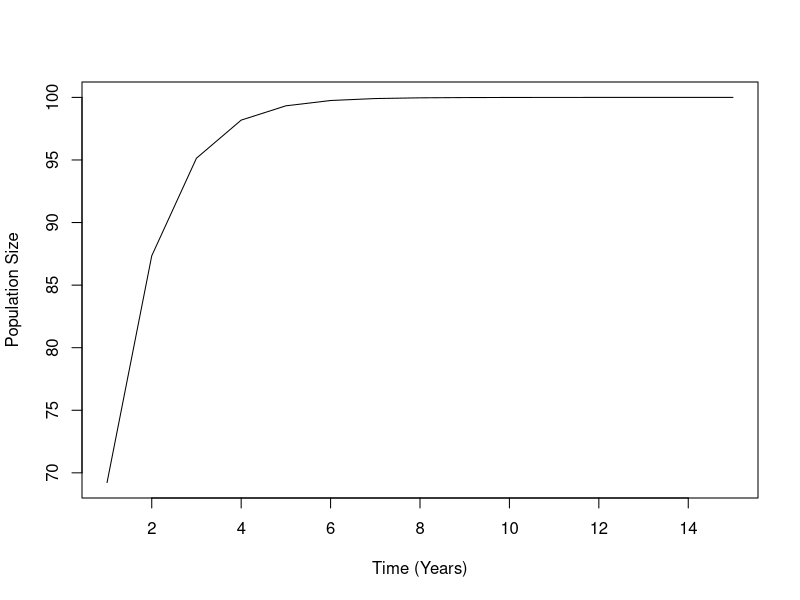
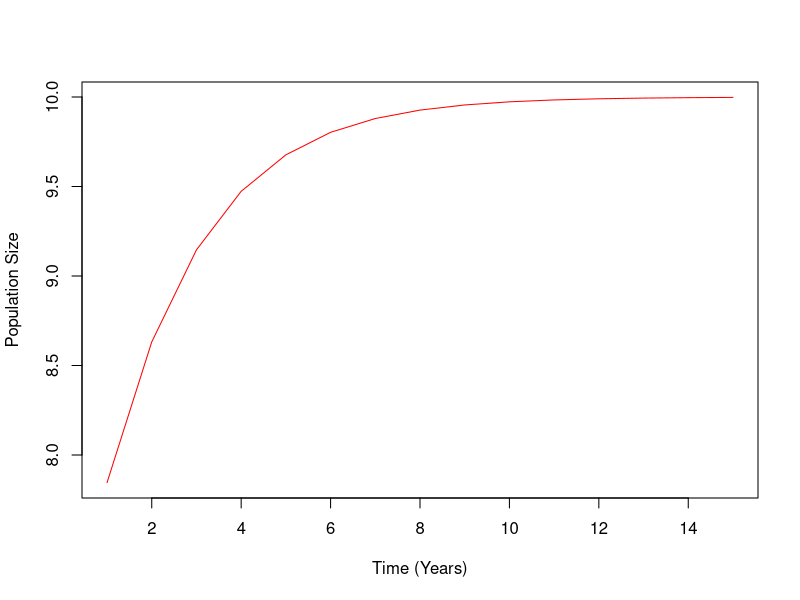
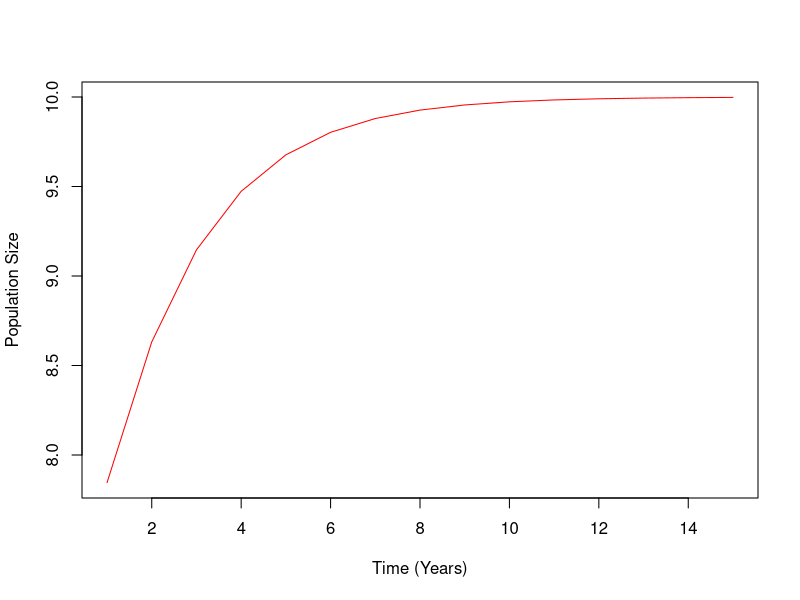
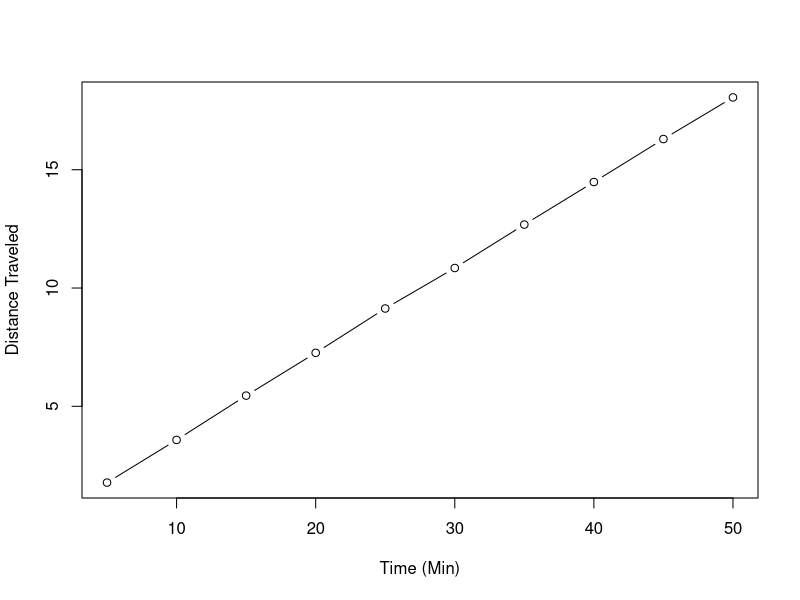

R code for these plots, in order:

## 1. Write a loop that prints out the numbers from 20 to 10
for(i in 20:10){
  print(i)
}
## 2. Write a loop that print out only the numbers from 20 to 10 that are even
num = 1:20
num = num[num%%2==0]
for(i in num){
  print(i)
}
## OR
num = 1:20
for(i in num){
  if(i%%2==0) print(i)
}
## 3. Write a function that calculates whether a number is a prime number (hint: what does 2 %% 3 give you?)

prime <- function(x){
  if (x == 2) {
    TRUE
  } else if (any(x %% 2:(x-1) == 0)) {
    FALSE
  } else { 
    TRUE
    }
}

## 4. Write a loop that prints out the numbers from 1 to 20, printing “Good: NUMBER” if the number is
## divisible by five and “Job: NUMBER” if then number is prime, and nothing otherwise.

num = 1:20
for(i in num){
  if(i%%5==0)  
    print(paste(i,'Good: NUMBER'))
 else if (i == 2) 
  print(paste(i,'Job: NUMBER'))
 else if (any(i %% 2:(i-1) == 0 )) 
  print(paste(i,'Nothing'))
 else  
  print(paste(i,'Job: NUMBER'))
}

# 5. A biologist is modelling population growth using a Gompertz curve, which is defined as y(t) = a.e−b.e−c.t
# where y is population size, t is time, a and b are parameters, and e is the exponential function. Write
# them a function that calculates population size at any time for any values of its parameters.

gz <- function(t, a, b, c){
  y <- (a*exp(-b*exp(-c*t)))
    return(y)
}
gz(15, 100, 1, 1) 


# 6. The biologist likes your function so much they want you to write another function that plots the progress
# of the population over a given length of time. Write it for them.

gz <- function(t, a, b, c){
  y <- (a*exp(-b*exp(-c*t)))
  p <- plot(y~t, xlab = 'Time (Years)', ylab= 'Population Size', type='l')
 return(paste(y,t))
}
gz(1:15, 100, 1, 1)


# 7. The biologist has fallen in love with your plotting function, but want to colour y values above a as blue,
# and y values above b as red. Change your function to allow that.

gz <- function(t, a, b, c){
  y <- (a*exp(-b*exp(-c*t)))
  p <- plot(y~t, xlab = 'Time (Years)', ylab= 'Population Size', type='l', col= ifelse(y > a, 'blue','red'))
  return(paste(y,t))
}
gz(1:15, 10, .4, .5)

# 8. You are beginning to suspect the biologist is taking advantage of you. Modify your function to plot in
# purple any y value that’s above a and b. Hint: try putting 3==3 & 2==2 and 3==4 | 2==2 into an if
# statement and see what you get. Using this construction may make this simpler.

gz <- function(t, a, b, c){
  y <- (a*exp(-b*exp(-c*t)))
  p <- plot(y~t, xlab = 'Time (Years)', ylab= 'Population Size', type='l', col= ifelse(y > a & y > b, 'purple','red'))
  return(paste(y,t))
}
gz(1:15, 10, .4, .5)

# 9. Write a function that draws boxes of a specified width and height that look like this (height 3, width 5):
#   *****
#   *   *
#   *****

box1 <- function(y, x){
  w1 <- (rep("*", x))
  cat(w1, '\n', sep='')
  cnt <- 0
  repeat{
  cat('*',(rep('',x-3)),'*','\n')
  cnt <- cnt+1
  if(cnt > y-3){
    break
  }
}
  w2 <- (rep('*',x))
  cat(w2, sep='')
}
box1(3,5)

#   10. Modify your box function to put text centered inside the box, like this:
#   *************
#   *           *
#   * some text *
#   *           *
#   *************

box2 <- function(y, x, z){
  z <- z
  a <- nchar(z)
  f <- round(((x-a-4))/2, digits = 0)
  w1 <- (rep("*", x))
  cat(w1, '\n', sep='')
  cnt <- 0
  repeat{
    cat('*',(rep('',x-3)),'*','\n')
    cnt <- cnt+1
    if(cnt > y-3){
      break
    }
  }
  cat('*',rep('', f), z, rep('', f), "*",'\n')
    cnt <- 0
  repeat{
    cat('*',(rep('',x-3)),'*','\n')
    cnt <- cnt+1
    if(cnt > y-3){
      break
    }
  }
  w2 <- (rep('*',x))
  cat(w2, sep='')
}
box2(3,15,'some text')


#   11. Modify your box function to build boxes of arbitrary text, taking dimensions specified in terms of
# dimensions, not the text. For example, box("t", 3, 9, "hey") might produce:

box3 <- function(t, y, x, z){
  z <- z
  a <- nchar(z)
  f <- round(((x-1-(a/2))/2), digits = 0)
  w1 <- (rep(t, x))
  cat(w1, '\n', sep='')
  cnt <- 0
  repeat{
    cat(t,(rep(' ',x)),t,'\n')
    cnt <- cnt+1
    if(cnt > y-3){
      break
    }
  }
  cat(t,rep(' ', (x/2)-3), z, rep(' ', (x/2)-2), t,'\n')
  cnt <- 0
  repeat{
    cat(t,(rep(' ',x)),t,'\n')
    cnt <- cnt+1
    if(cnt > y-3){
      break
    }
  }
  w2 <- (rep(t,x))
  cat(w2, sep='')
}
box3('wdp',3,8,'some text')

# 12. In ecology, hurdle models are often used to model the abundance of species found on surveys. They
# first model the probability that a species will be present at a site (drawn, for example, from a Bernoulli
# distribution) and then model the abundance for any species that is present (drawn, for example, from
# probability of presence (p) and that its abundance is drawn from a Poisson with a given λ. Hint: there is
# no Bernoulli distribution in R, but the Bernoulli is a special case of what distribution?...

# bernoulli, binomial, same thing right?
# p = probability for binomial
# n = # of random values to output
# lam = Given parameter for Poisson distribution
hurdle <- function(p, n, lam){
  if(rbinom(1, 1, p) == 1){ # species presence based on binomial with given probability of success
    ran <- rpois(n, lam) # number of sites and rate parameter
    return(paste(ran))
  }else{
    return(0)
  }
}

# (presence probability, # sites, poisson lambda)
hurdle(1, 5, 10)

## Reworked for problem 13

hurdle1 <- function(sitenum){
  r <- matrix(nrow = sitenum, ncol = 1)
  for(i in 1:sitenum){
    if(rbinom(1, 1, sample(seq(from = 0, to = 1, by = .001), size = 1, replace = TRUE)) == 1){ # species presence based on binomial with given probability of success
      abun <- rpois(1, sample(seq(from = 0, to = 10, by = .1), size = 1, replace = TRUE)) # number of sites and rate parameter
    }else{
      abun <- 0
    }
    r[i,] <- abun
  }
  return(r)
}

hurdle1(5)

# 13. An ecologist really likes your hurdle function (will you never learn?). Write them a function that simulates
# lots of species (each with their own p and λ) across n sites. Return the results in a matrix where each
# species is a column, and each site a row (this is the standard used for ecology data in R).

# 
hurdle2 <- function(sitenum, spnum){
  r <- matrix(nrow=sitenum, ncol=spnum)
  for(i in 1:spnum){
   r[,i] <- hurdle1(sitenum)
    }
  return(r)
    }

hurdle2(10, 7)


# 14. Professor Savitzky approaches you with a delicate problem. A member of faculty became disoriented
# during fieldwork, and is now believed to be randomly wandering somewhere in the desert surrounding
# Logan. He is modelling their progress through time in five minute intervals, assuming they cover a
# random, Normally-distributed distance in latitude and longitude in each interval. Could you simulate this
# process 100 times and plot it for him?

# t = number of 5 min intervals

# average walking speed = 3.1 mph
# if 3.1 mph then .0833 miles per 5 min on average

progress <- function(t){
  datalist=list()
  for(i in 1:t){
    lat <- (mean(abs(rnorm(100, mean = 0.08333333, sd = 1)))) 
    lon <- (mean(abs(rnorm(100, mean = 0.08333333, sd = 1)))) 
    dis <- (sqrt(lat)+sqrt(lon))
    dat <- data.frame(dis=dis)
    dat$time <- i*5
    datalist[[i]] <- dat
  }
big_data = do.call(rbind,datalist)
big_data$dis2 = cumsum(big_data$dis)
plot(big_data$dis2 ~ big_data$time, xlab='Time (Min)', ylab='Distance Traveled',type='b')
print(big_data)
}

progress(10)

 
# 15. Professor Savitzky is deeply concerned to realise that the member of faculty was, in fact, at the top of
# a steep mountain in the fog. Approximately 5 miles away, in all directions, from the faculty member’s
# starting point is a deadly cliff! He asks if you could run your simulation to see how long, on average,
# until the faculty member plummets to their doom.


# 16. Sadly, by the time you have completed your simulations the faculty member has perished. Professor
# Savitzky is keen to ensure this will never happen again, and so has suggested each faculty member
# be attached, via rubber band, to a pole at the centre of the site whenever conducting fieldwork 3. He
# assures you that you can model this by assuming that the faculty member, at each time-step, moves α×
# distance-from-pole latitudinally and longitudinally (in addition to the rate of movement you’ve already
# simulated) each time-step. Simulate this, and see how strong the rubber band (α) must be to keep the
# faculty member safe for at least a day.
# 



# 17. (If you finish early: Most, if not all, faculty members are not as young as they once were. See what effect
# the faculty member tiring (and eventually sitting down and giving up) would have on their likelihood of
# survival. What would happen if a faculty member panicked and walked faster through time?
#                                                                                                                                                   the Poisson distribution). Write a function that simulates the abundance of a species at n sites given a
